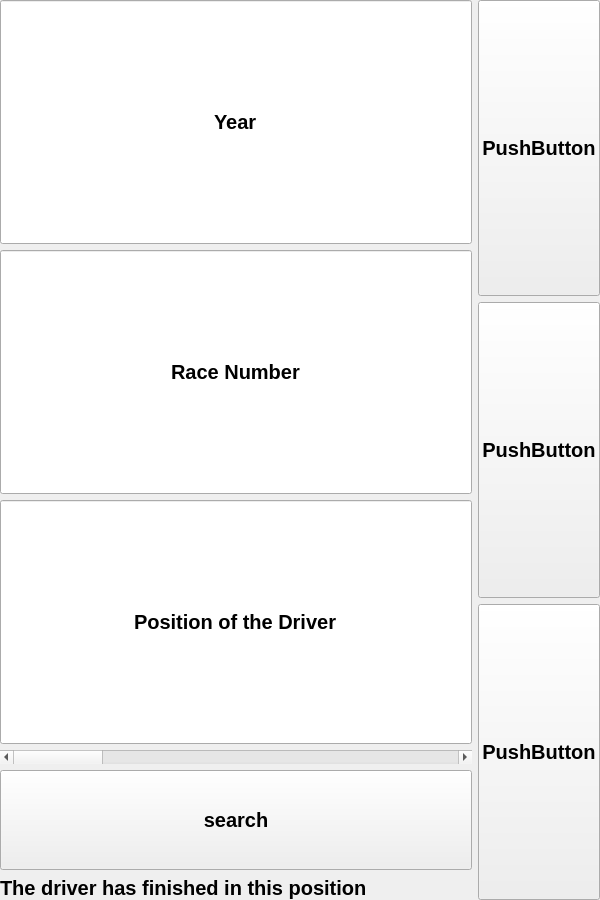
<?xml version="1.0" encoding="UTF-8"?>
<ui version="4.0">
 <class>MainWindow</class>
 <widget class="QMainWindow" name="MainWindow">
  <property name="geometry">
   <rect>
    <x>0</x>
    <y>0</y>
    <width>600</width>
    <height>900</height>
   </rect>
  </property>
  <property name="sizePolicy">
   <sizepolicy hsizetype="MinimumExpanding" vsizetype="MinimumExpanding">
    <horstretch>0</horstretch>
    <verstretch>0</verstretch>
   </sizepolicy>
  </property>
  <property name="minimumSize">
   <size>
    <width>500</width>
    <height>400</height>
   </size>
  </property>
  <property name="maximumSize">
   <size>
    <width>1200</width>
    <height>900</height>
   </size>
  </property>
  <property name="windowTitle">
   <string>MainWindow</string>
  </property>
  <property name="styleSheet">
   <string notr="true"/>
  </property>
  <widget class="QWidget" name="centralwidget">
   <property name="sizePolicy">
    <sizepolicy hsizetype="MinimumExpanding" vsizetype="MinimumExpanding">
     <horstretch>0</horstretch>
     <verstretch>0</verstretch>
    </sizepolicy>
   </property>
   <property name="font">
    <font>
     <pointsize>15</pointsize>
     <bold>true</bold>
    </font>
   </property>
   <layout class="QGridLayout" name="gridLayout">
    <property name="leftMargin">
     <number>0</number>
    </property>
    <property name="topMargin">
     <number>0</number>
    </property>
    <property name="rightMargin">
     <number>0</number>
    </property>
    <property name="bottomMargin">
     <number>0</number>
    </property>
    <item row="0" column="0">
     <layout class="QHBoxLayout" name="horizontalLayout">
      <item>
       <layout class="QVBoxLayout" name="verticalLayout_2">
        <item>
         <widget class="QLineEdit" name="ln_input_year">
          <property name="sizePolicy">
           <sizepolicy hsizetype="Expanding" vsizetype="MinimumExpanding">
            <horstretch>0</horstretch>
            <verstretch>0</verstretch>
           </sizepolicy>
          </property>
          <property name="text">
           <string>Year</string>
          </property>
          <property name="alignment">
           <set>Qt::AlignCenter</set>
          </property>
         </widget>
        </item>
        <item>
         <widget class="QLineEdit" name="ln_race_number">
          <property name="sizePolicy">
           <sizepolicy hsizetype="Expanding" vsizetype="MinimumExpanding">
            <horstretch>0</horstretch>
            <verstretch>0</verstretch>
           </sizepolicy>
          </property>
          <property name="text">
           <string>Race Number</string>
          </property>
          <property name="alignment">
           <set>Qt::AlignCenter</set>
          </property>
         </widget>
        </item>
        <item>
         <widget class="QLineEdit" name="ln_pod">
          <property name="sizePolicy">
           <sizepolicy hsizetype="Expanding" vsizetype="MinimumExpanding">
            <horstretch>0</horstretch>
            <verstretch>0</verstretch>
           </sizepolicy>
          </property>
          <property name="text">
           <string>Position of the Driver</string>
          </property>
          <property name="alignment">
           <set>Qt::AlignCenter</set>
          </property>
         </widget>
        </item>
        <item>
         <widget class="QScrollBar" name="sb_session">
          <property name="minimum">
           <number>1</number>
          </property>
          <property name="maximum">
           <number>5</number>
          </property>
          <property name="singleStep">
           <number>1</number>
          </property>
          <property name="pageStep">
           <number>1</number>
          </property>
          <property name="orientation">
           <enum>Qt::Horizontal</enum>
          </property>
         </widget>
        </item>
        <item>
         <widget class="QPushButton" name="btn_search_for_name_on_position">
          <property name="sizePolicy">
           <sizepolicy hsizetype="Minimum" vsizetype="MinimumExpanding">
            <horstretch>0</horstretch>
            <verstretch>0</verstretch>
           </sizepolicy>
          </property>
          <property name="maximumSize">
           <size>
            <width>16777215</width>
            <height>100</height>
           </size>
          </property>
          <property name="text">
           <string>search</string>
          </property>
         </widget>
        </item>
        <item>
         <widget class="QLabel" name="lb_output_name_position">
          <property name="maximumSize">
           <size>
            <width>16777215</width>
            <height>200</height>
           </size>
          </property>
          <property name="text">
           <string>The driver has finished in this position</string>
          </property>
         </widget>
        </item>
       </layout>
      </item>
      <item>
       <layout class="QVBoxLayout" name="verticalLayout">
        <item>
         <widget class="QPushButton" name="btn_graph1">
          <property name="sizePolicy">
           <sizepolicy hsizetype="Minimum" vsizetype="MinimumExpanding">
            <horstretch>0</horstretch>
            <verstretch>0</verstretch>
           </sizepolicy>
          </property>
          <property name="text">
           <string>PushButton</string>
          </property>
         </widget>
        </item>
        <item>
         <widget class="QPushButton" name="btn_graph2">
          <property name="sizePolicy">
           <sizepolicy hsizetype="Minimum" vsizetype="MinimumExpanding">
            <horstretch>0</horstretch>
            <verstretch>0</verstretch>
           </sizepolicy>
          </property>
          <property name="text">
           <string>PushButton</string>
          </property>
         </widget>
        </item>
        <item>
         <widget class="QPushButton" name="btn_graph3">
          <property name="sizePolicy">
           <sizepolicy hsizetype="Minimum" vsizetype="MinimumExpanding">
            <horstretch>0</horstretch>
            <verstretch>0</verstretch>
           </sizepolicy>
          </property>
          <property name="text">
           <string>PushButton</string>
          </property>
         </widget>
        </item>
       </layout>
      </item>
     </layout>
    </item>
   </layout>
  </widget>
  <action name="actionQuit">
   <property name="text">
    <string>Quit</string>
   </property>
  </action>
 </widget>
 <resources/>
 <connections/>
 <slots>
  <slot>c()</slot>
  <slot>create_new_player()</slot>
  <slot>redraw()</slot>
 </slots>
</ui>
